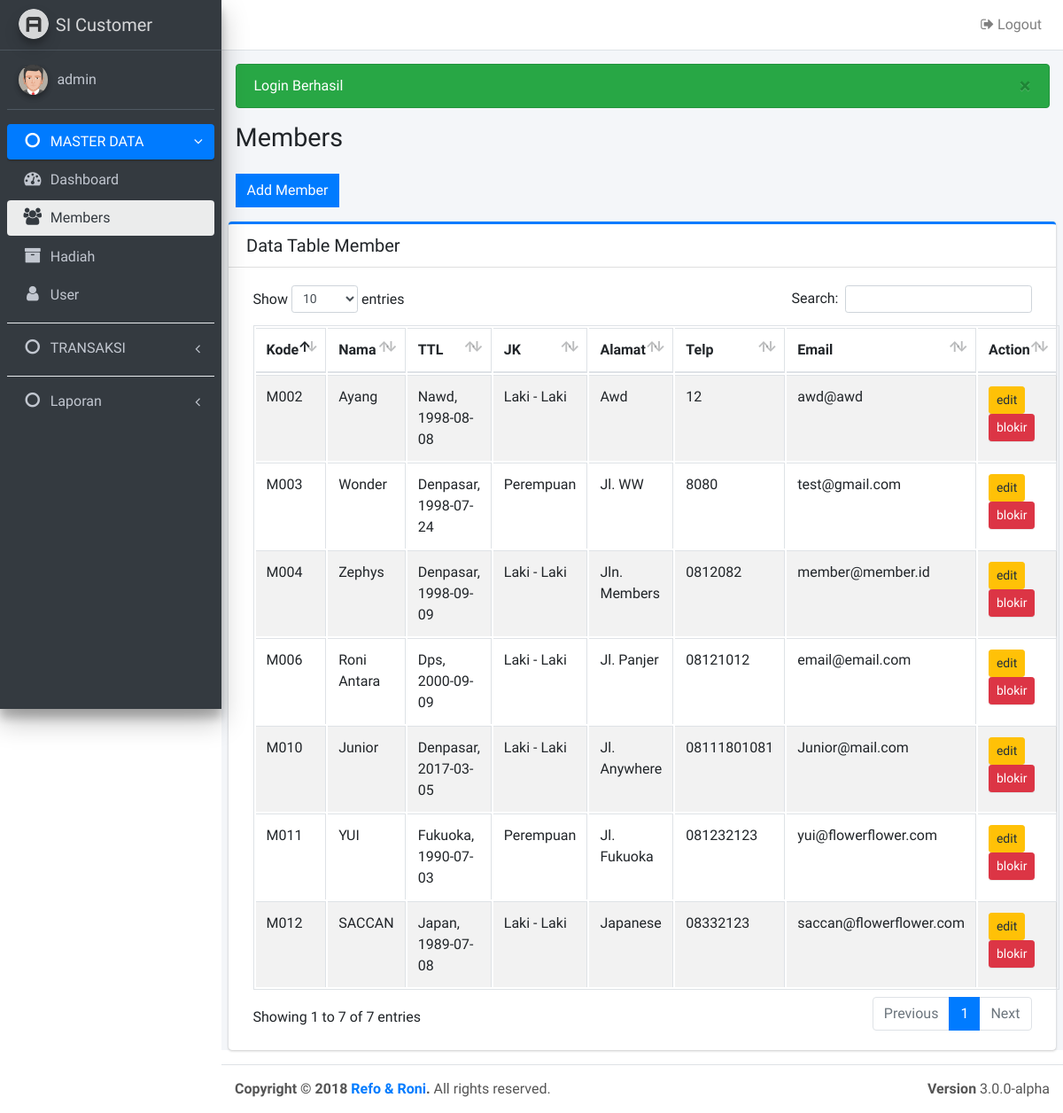
Screenshot of /members.php (signed in) with the database file from the repository.
### tables this page shows
CREATE TABLE `member` (
  `kd_member` varchar(10) NOT NULL,
  `nama_lengkap` varchar(40) NOT NULL,
  `tempat_lhr` varchar(30) NOT NULL,
  `tgl_lhr` date NOT NULL,
  `jk` enum('l','p') NOT NULL,
  `alamat` varchar(100) NOT NULL,
  `no_telp` varchar(15) NOT NULL,
  `email` varchar(60) NOT NULL,
  `created` date NOT NULL,
  `stat` int(1) NOT NULL DEFAULT '1'
);

### members.php (the view, shortened to what this page needs)
<?php
include "config/koneksi.php";
require_once 'layout/header.php';
require_once 'layout/navbar.php';
require_once 'layout/sidebar.php';
?>
    <section class="content">
      	<div class="col-md-12">
	      	<a data-toggle="collapse" href="#collapseMember" class="btn btn-flat btn-primary"><?= (!isset($_GET['kd']) ? 'Add Member' : 'Edit Member') ?></a>
      	</div>
    </section>
    <section class="content">
    	 <div class="card card-primary card-outline">
            <div class="card-header">
              <h3 class="card-title">Data Table Member</h3>
            </div>
            <div class="card-body">
              <table id="example1" class="table table-bordered table-striped">
                <thead>
	                <tr>
	                  <th>Kode</th>
	                  <th>Nama </th>
	                  <th>TTL</th>
	                  <th>JK</th>
	                  <th>Alamat</th>
	                  <th>Telp</th>
	                  <th>Email</th>
	                  <th>Action</th>
	                </tr>
                </thead>
                <tbody>
                	<?php $sql = $db->query("SELECT * FROM member WHERE stat = 1");
                	foreach($sql as $row){ ?>
	                <tr>
	                  <td><?= $row['kd_member'] ?></td>
	                  <td><?= ucwords($row['nama_lengkap']) ?></td>
	                  <td><?= ucwords($row['tempat_lhr']).", ".$row['tgl_lhr'] ?></td>
	                  <td><?= ($row['jk']== 'l' ? 'Laki - Laki' : 'Perempuan') ?></td>
	                  <td><?= ucwords($row['alamat']) ?></td>
	                  <td><?= strtoupper($row['no_telp']) ?></td>
	                  <td><?= $row['email'] ?></td>
	                  <td>
	                  	<a href="members.php?kd=<?= $row['kd_member'] ?>" class="btn btn-warning btn-sm">
	                  		edit
	                  	</a>
					  	<a href="proses/delete.php?to=members&kd=<?= $row['kd_member'] ?>" class="btn btn-danger btn-sm" onclick="return confirm('Yakin akan memblokir member?')">
					  		blokir
					  	</a>
	                  </td>
	                </tr>
	            	<?php } ?>
              </table>
            </div>
          </div>
    </section>
<?php require_once('layout/footer.php') ?>

### rows the page displays
member: kd_member "M002", nama_lengkap "Ayang", tempat_lhr "Nawd", tgl_lhr "1998-08-08", jk "Laki - Laki", alamat "Awd", no_telp "12", email "awd@awd"
member: kd_member "M003", nama_lengkap "Wonder", tempat_lhr "Denpasar", tgl_lhr "1998-07-24", jk "Perempuan", alamat "Jl. WW", no_telp "8080", email "test@gmail.com"
member: kd_member "M004", nama_lengkap "Zephys", tempat_lhr "Denpasar", tgl_lhr "1998-09-09", jk "Laki - Laki", alamat "Jln. Members", no_telp "0812082", email "member@member.id"
member: kd_member "M006", nama_lengkap "Roni Antara", tempat_lhr "Dps", tgl_lhr "2000-09-09", jk "Laki - Laki", alamat "Jl. Panjer", no_telp "08121012", email "email@email.com"
member: kd_member "M010", nama_lengkap "Junior", tempat_lhr "Denpasar", tgl_lhr "2017-03-05", jk "Laki - Laki", alamat "Jl. Anywhere", no_telp "08111801081", email "Junior@mail.com"
member: kd_member "M011", nama_lengkap "YUI", tempat_lhr "Fukuoka", tgl_lhr "1990-07-03", jk "Perempuan", alamat "Jl. Fukuoka", no_telp "081232123", email "yui@flowerflower.com"
member: kd_member "M012", nama_lengkap "SACCAN", tempat_lhr "Japan", tgl_lhr "1989-07-08", jk "Laki - Laki", alamat "Japanese", no_telp "08332123", email "saccan@flowerflower.com"

### other values shown
$user "admin"
$_SESSION[$r] "Login Berhasil"
$title "Members"
